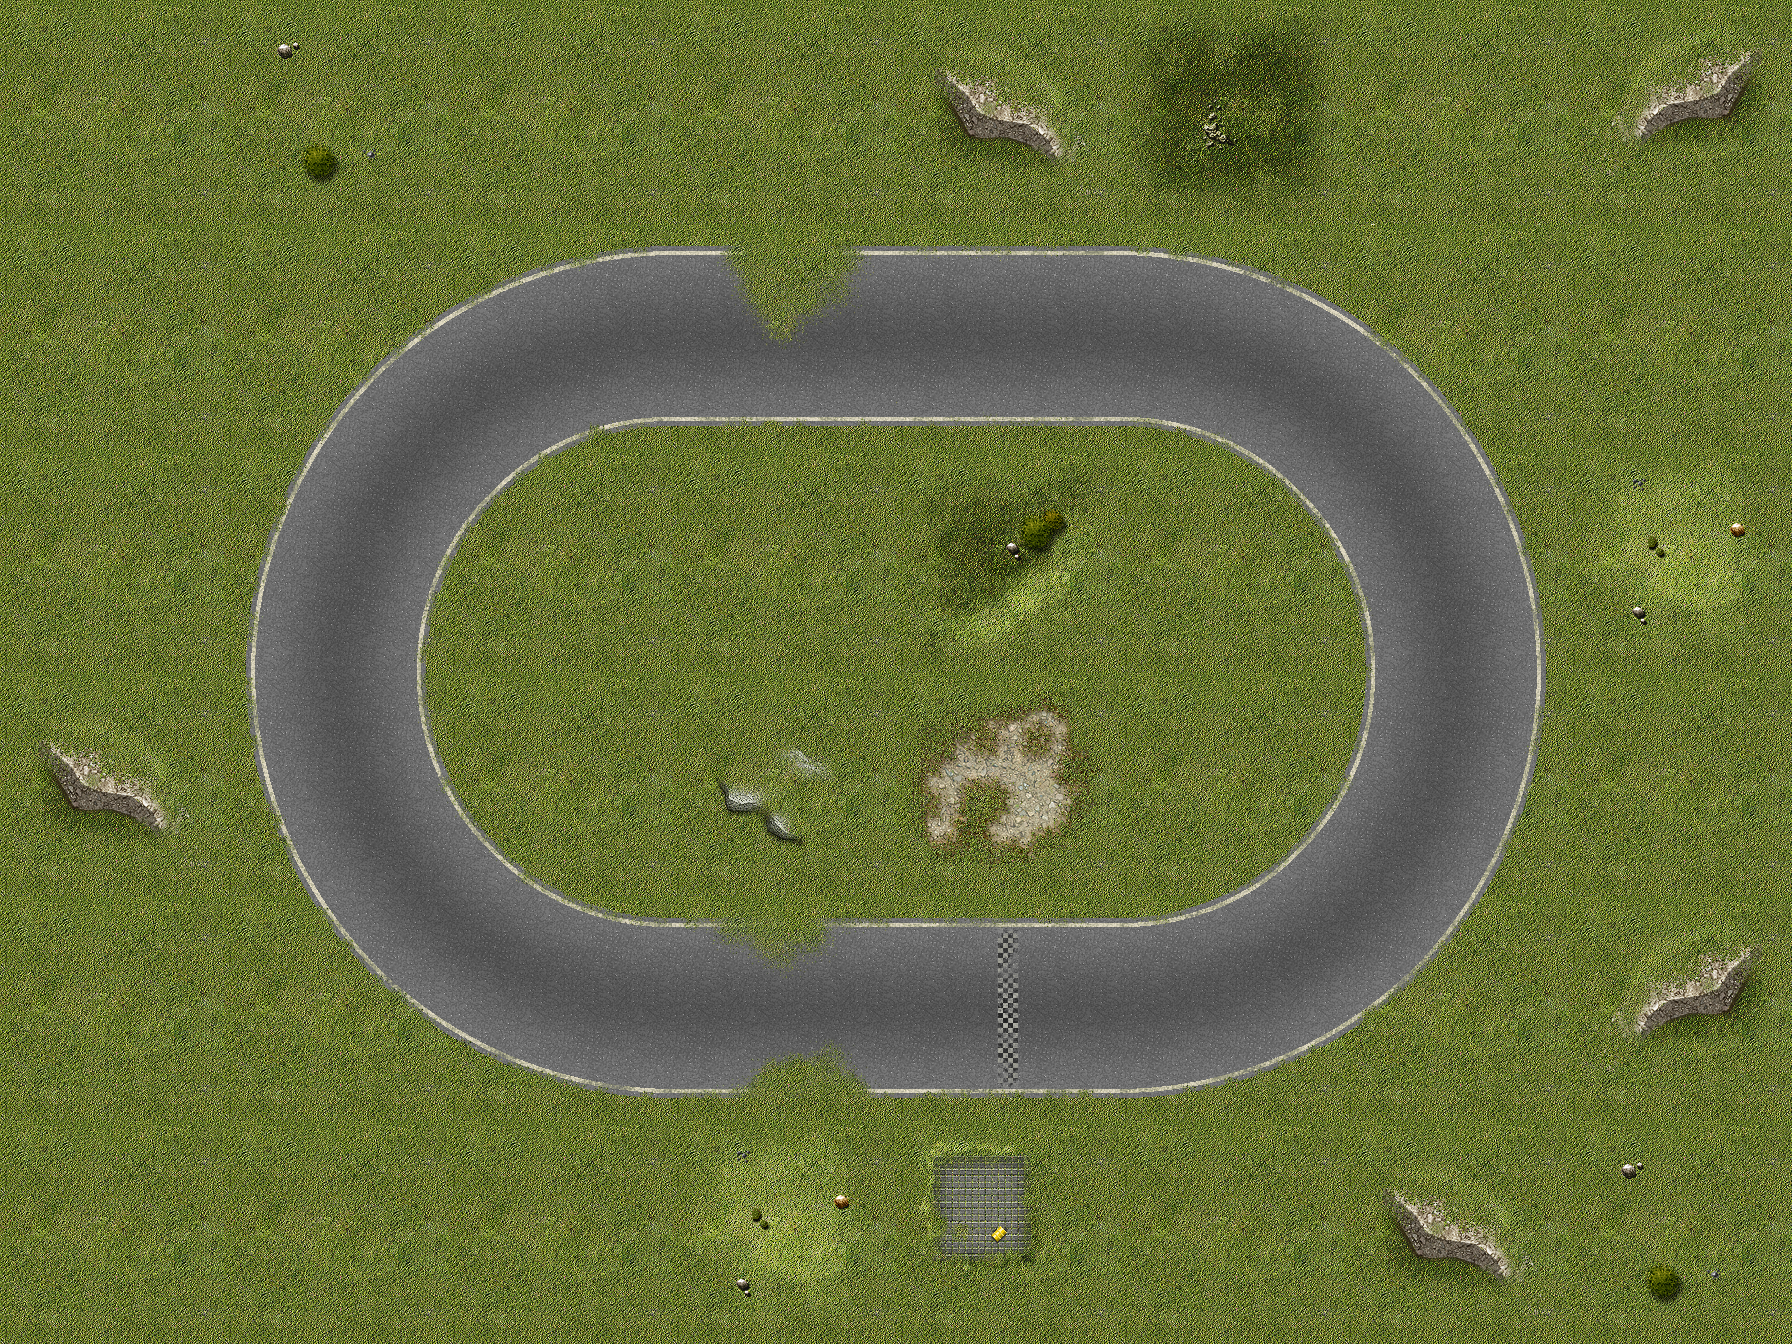

Below is a game level as drawn by its tile map, then a one-line description and the .tmx that defines it (tile-layer data replaced by summaries):
An orthogonal 8x6 tile map with 224x224 px tiles, 1 tile layer (track) and 49 objects (4x palm, 2x tree-5, 2x tree-6, 2x tree-9, tree-2, ...).

<map version="1.0" orientation="orthogonal" width="8" height="6" tilewidth="224" tileheight="224">
 <properties>
  <property name="name" value="Simple in the grass" />
 </properties>
 <tileset firstgid="1" name="grass" tilewidth="224" tileheight="224">
  <image source="tilesets/grass/224.png" width="896" height="2464" />
  <tile id="7">
   <properties>
    <property name="type" value="start" />
   </properties>
  </tile>
  <tile id="11">
   <properties>
    <property name="type" value="start" />
   </properties>
  </tile>
 </tileset>
 <layer name="track" width="8" height="6">
  <properties>
   <property name="start" value="left" />
  </properties>
  <data>[48 cells, 48 non-empty, 30 distinct tile ids]</data>
 </layer>
 <objectgroup color="#55ffff" name="-trees" width="8" height="6" visible="0">
  <object name="palm" type="palm" x="658" y="584" width="61" height="68">
   <properties>
    <property name="scale" value="4" />
   </properties>
  </object>
  <object name="palm" type="palm" x="1092" y="599" width="61" height="68">
   <properties>
    <property name="scale" value="5" />
   </properties>
  </object>
  <object name="palm" type="palm" x="888" y="681" width="61" height="68">
   <properties>
    <property name="scale" value="5" />
   </properties>
  </object>
  <object name="palm" type="palm" x="474" y="773" width="61" height="68">
   <properties>
    <property name="scale" value="5" />
   </properties>
  </object>
 </objectgroup>
 <objectgroup color="#55ffff" name="trees" width="8" height="6">
  <object name="tree-2" type="tree-2" x="1440" y="202" width="61" height="68">
   <properties>
    <property name="scale" value="2" />
   </properties>
  </object>
  <object name="tree-5" type="tree-5" x="301" y="1054" width="61" height="68">
   <properties>
    <property name="scale" value="5" />
   </properties>
  </object>
  <object name="tree-6" type="tree-6" x="993" y="564" width="61" height="68">
   <properties>
    <property name="scale" value="6" />
   </properties>
  </object>
  <object name="tree-9" type="tree-9" x="864" y="647" width="61" height="68">
   <properties>
    <property name="scale" value="8" />
   </properties>
  </object>
  <object name="tree-9" type="tree-9" x="207" y="360" width="61" height="68">
   <properties>
    <property name="scale" value="4" />
   </properties>
  </object>
  <object name="tree-1" type="tree-1" x="839" y="125" width="61" height="68">
   <properties>
    <property name="scale" value="1.25" />
   </properties>
  </object>
  <object name="tree-5" type="tree-5" x="364" y="184" width="61" height="68">
   <properties>
    <property name="scale" value="2" />
   </properties>
  </object>
  <object name="tree-6" type="tree-6" x="653" y="610" width="61" height="68">
   <properties>
    <property name="scale" value="4" />
   </properties>
  </object>
 </objectgroup>
 <objectgroup color="#ffaa00" name="lights" width="8" height="6">
  <object x="511" y="1068" width="27" height="21" />
  <object x="225" y="708" width="27" height="21" />
  <object x="772" y="215" width="27" height="21" />
  <object x="1527" y="674" width="27" height="21" />
  <object x="1132" y="211" width="27" height="21" />
  <object x="1198" y="1068" width="27" height="21" />
  <object x="376" y="339" />
  <object x="335" y="1008" />
  <object x="1400" y="968" />
  <object x="1435" y="322" />
 </objectgroup>
 <objectgroup color="#a40002" name="walls" width="8" height="6">
  <object x="676" y="439">
   <polyline points="0,0 60,0 385,0 429,7" />
  </object>
  <object x="860" y="894">
   <polyline points="15,14 77,27 195,35 280,29 364,3 469,-69" />
  </object>
  <object x="595" y="453">
   <polyline points="57,-9 -5,6 -63,49 -101,92 -127,213 -86,337 28,413 173,422" />
  </object>
  <object x="812" y="1106">
   <polyline points="-45,-2 41,-9 131,-21 242,-15 339,-19 437,-9" />
  </object>
  <object x="773" y="1114">
   <polyline points="0,0 -133,-16 -260,-17 -330,-61 -456,-89 -560,-396 -518,-599" />
  </object>
  <object x="227" y="529">
   <polyline points="0,0 86,-112 146,-233" />
  </object>
  <object x="375" y="316">
   <polyline points="0,0 107,-82 271,-92 391,-110" />
  </object>
  <object x="786" y="182">
   <polyline points="-42,17 197,41 344,16 568,35" />
  </object>
  <object x="1266" y="223">
   <polyline points="0,0 181,77 246,180" />
  </object>
  <object x="1520" y="385">
   <polyline points="0,0 50,176 32,382 -42,535 -122,609" />
  </object>
  <object x="1429" y="988">
   <polyline points="0,0 -201,100" />
  </object>
  <object x="763" y="855">
   <polyline points="0,0 155,56" />
  </object>
  <object x="1097" y="435">
   <polyline points="3,18 136,45 192,66 213,106 247,193 249,269 239,333 195,407" />
  </object>
 </objectgroup>
 <objectgroup color="#ecde0e" name="sectors" width="8" height="6" visible="0">
  <object x="677" y="249">
   <polygon points="-5,-81 -5,199 443,199 443,-81" />
  </object>
  <object x="1139" y="421">
   <polygon points="-19,27 -19,-253 317,-141 149,83" />
  </object>
  <object x="1310" y="496">
   <polygon points="-22,8 146,-216 258,8 34,120" />
  </object>
  <object x="1368" y="627">
   <polygon points="-24,-11 200,-123 200,157 -24,157" />
  </object>
  <object x="1342" y="808">
   <polygon points="2,-24 226,-24 2,256 -110,88" />
  </object>
  <object x="1210" y="910">
   <polygon points="22,-14 -90,-14 -90,210 134,154" />
  </object>
  <object x="658" y="1090">
   <polygon points="14,30 -322,-26 -98,-306 14,-250" />
  </object>
  <object x="417" y="1015">
   <polygon points="-81,49 -193,-175 87,-287 143,-231" />
  </object>
  <object x="254" y="779">
   <polygon points="-30,61 250,-51 250,-219 -30,-331" />
  </object>
  <object x="275" y="488">
   <polygon points="-51,-40 229,72 285,16 117,-264" />
  </object>
  <object x="453" y="293">
   <polygon points="-61,-69 107,211 219,155 219,-125" />
  </object>
  <object x="662" y="915">
   <polygon points="10,-75 10,205 234,205 234,-19" />
  </object>
  <object x="899" y="913">
   <polygon points="-3,-17 -3,207 221,207 221,-17" />
  </object>
 </objectgroup>
 <objectgroup color="#ffec18" name="route" width="8" height="6" visible="0">
  <object x="1121" y="1017">
   <polyline points="0,0 -224,-6 -449,-9 -667,-98 -762,-229 -745,-509 -628,-625 -450,-689 0,-693 230,-596 318,-449 323,-233 162,-46" />
  </object>
 </objectgroup>
</map>
